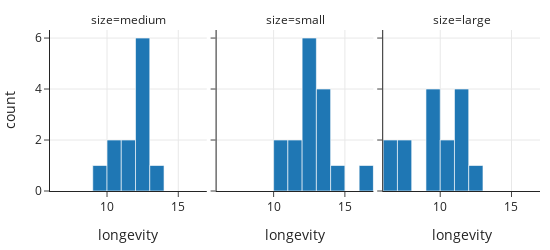

This figure's notebook cell:
### Markdown cell above
The next plot shows side-by-side histograms of longevity for each breed size. Here we facet by columns:

### Code cell
fig = px.histogram(dogs, x='longevity', facet_col='size',
                   width=550, height=250)
fig.update_layout(margin=dict(t=30))

### Figure 1 — Plotly figure (JSON) as saved in the notebook; plotly's stock layout.template omitted (floating-point values rounded to 4 significant figures)
{"data": [{"alignmentgroup": "True", "bingroup": "x", "hovertemplate": "size=medium<br>longevity=%{x}<br>count=%{y}<extra></extra>", "legendgroup": "", "marker": {"color": "#1F77B4", "pattern": {"shape": ""}}, "name": "", "offsetgroup": "", "orientation": "v", "showlegend": false, "type": "histogram", "x": [12.92, 11.66, 12.58, 12.54, 12.04, 12.04, 11, 13.58, 12.05, 10, 9.4, 10.21], "xaxis": "x", "yaxis": "y"}, {"alignmentgroup": "True", "bingroup": "x", "hovertemplate": "size=small<br>longevity=%{x}<br>count=%{y}<extra></extra>", "legendgroup": "", "marker": {"color": "#1F77B4", "pattern": {"shape": ""}}, "name": "", "offsetgroup": "", "orientation": "v", "showlegend": false, "type": "histogram", "x": [13.84, 12.5, 12.53, 13.92, 11.81, 16.5, 14.42, 12.25, 13.2, 12.31, 13.07, 10.1, 11.29, 12.25, 12.17, 10.69], "xaxis": "x2", "yaxis": "y2"}, {"alignmentgroup": "True", "bingroup": "x", "hovertemplate": "size=large<br>longevity=%{x}<br>count=%{y}<extra></extra>", "legendgroup": "", "marker": {"color": "#1F77B4", "pattern": {"shape": ""}}, "name": "", "offsetgroup": "", "orientation": "v", "showlegend": false, "type": "histogram", "x": [11.46, 12.42, 11.63, 9.48, 11.1, 10, 11.92, 9.32, 9.1, 9.08, 10.67, 6.75, 7.57, 6.5, 7.78], "xaxis": "x3", "yaxis": "y3"}], "layout": {"annotations": [{"font": {}, "showarrow": false, "text": "size=medium", "x": 0.16, "xanchor": "center", "xref": "paper", "y": 1, "yanchor": "bottom", "yref": "paper"}, {"font": {}, "showarrow": false, "text": "size=small", "x": 0.5, "xanchor": "center", "xref": "paper", "y": 1, "yanchor": "bottom", "yref": "paper"}, {"font": {}, "showarrow": false, "text": "size=large", "x": 0.84, "xanchor": "center", "xref": "paper", "y": 1, "yanchor": "bottom", "yref": "paper"}], "barmode": "relative", "height": 250, "legend": {"tracegroupgap": 0}, "margin": {"t": 30}, "width": 550, "xaxis": {"anchor": "y", "autorange": true, "domain": [0, 0.32], "range": [6, 17], "title": {"text": "longevity"}, "type": "linear"}, "xaxis2": {"anchor": "y2", "autorange": true, "domain": [0.34, 0.66], "matches": "x", "range": [6, 17], "title": {"text": "longevity"}, "type": "linear"}, "xaxis3": {"anchor": "y3", "autorange": true, "domain": [0.68, 1.0], "matches": "x", "range": [6, 17], "title": {"text": "longevity"}, "type": "linear"}, "yaxis": {"anchor": "x", "autorange": true, "domain": [0, 1], "range": [0, 6.316], "title": {"text": "count"}}, "yaxis2": {"anchor": "x2", "autorange": true, "domain": [0, 1], "matches": "y", "range": [0, 6.316], "showticklabels": false}, "yaxis3": {"anchor": "x3", "autorange": true, "domain": [0, 1], "matches": "y", "range": [0, 6.316], "showticklabels": false}}}
